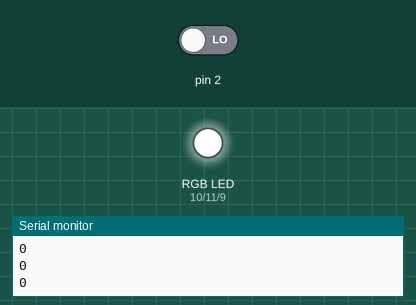
Recording of a sketch running on a simulated Arduino Uno, built with avr-gcc and run on an emulated ATmega328P. On the bench: an RGB LED mixed from three pins (HIGH = lit), the last lines printed to the serial monitor. The test bench sets the inputs (shaded band); at power-on: pin 2 LOW.

Above: at 1.4 s.
1.5 s: pin 2 driven HIGH
At 3.48 s:
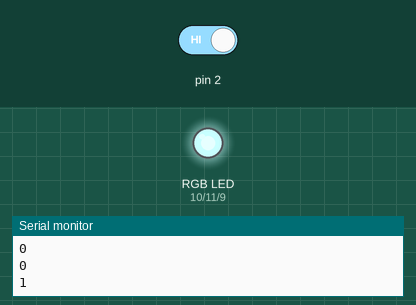
At 19.75 s:
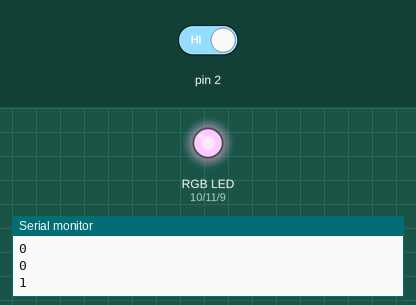
Timing chart, 0 to 22.0 s (numbered marks = the images above; inputs shaded):
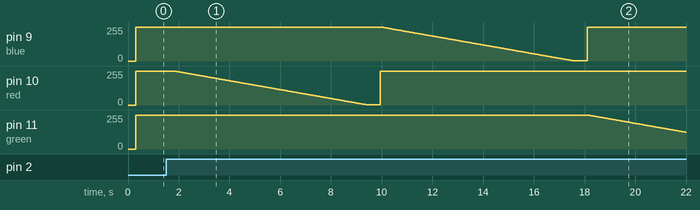

Measured:
- after the input at 1.5 s, pin 11 (green): moves from 255/255 to 126/255 over 3.8 s, starting after 16.6 s

The sketch:

RGBSeonsor.ino
```cpp
void setup() {
  Serial.begin(9600);
  pinMode(11,OUTPUT); //green
  pinMode(9,OUTPUT);  //blue
  pinMode(10,OUTPUT); //red
}

void loop() {

  int touch = digitalRead(2); // 2번 포트로 터치 센서
  Serial.println(touch);
  delay(300);

  analogWrite(9,255);
  analogWrite(10,255);
  analogWrite(11,255);

  if(touch == 1){
    turnRGB(10, 11, 9);
    delay(500);
    turnRGB(9, 11, 10);
    delay(500);
    turnRGB(11, 9, 10);
    delay(500);

    for(int i = 0; i < 3; i++){
      analogWrite(9,0);
      analogWrite(10,0);
      analogWrite(11,0);
      delay(500);
      analogWrite(9,255);
      analogWrite(10,255);
      analogWrite(11,255);
      delay(500);
    }
  }
}

void turnRGB(int a, int b, int c){  //a가 켜질 곳 b c는 나머지

  analogWrite(b, 255);
  analogWrite(c, 255);
  for (int i = 255; i > 0; i--){
    analogWrite(a, i);
    delay(30);
  }

}
```
